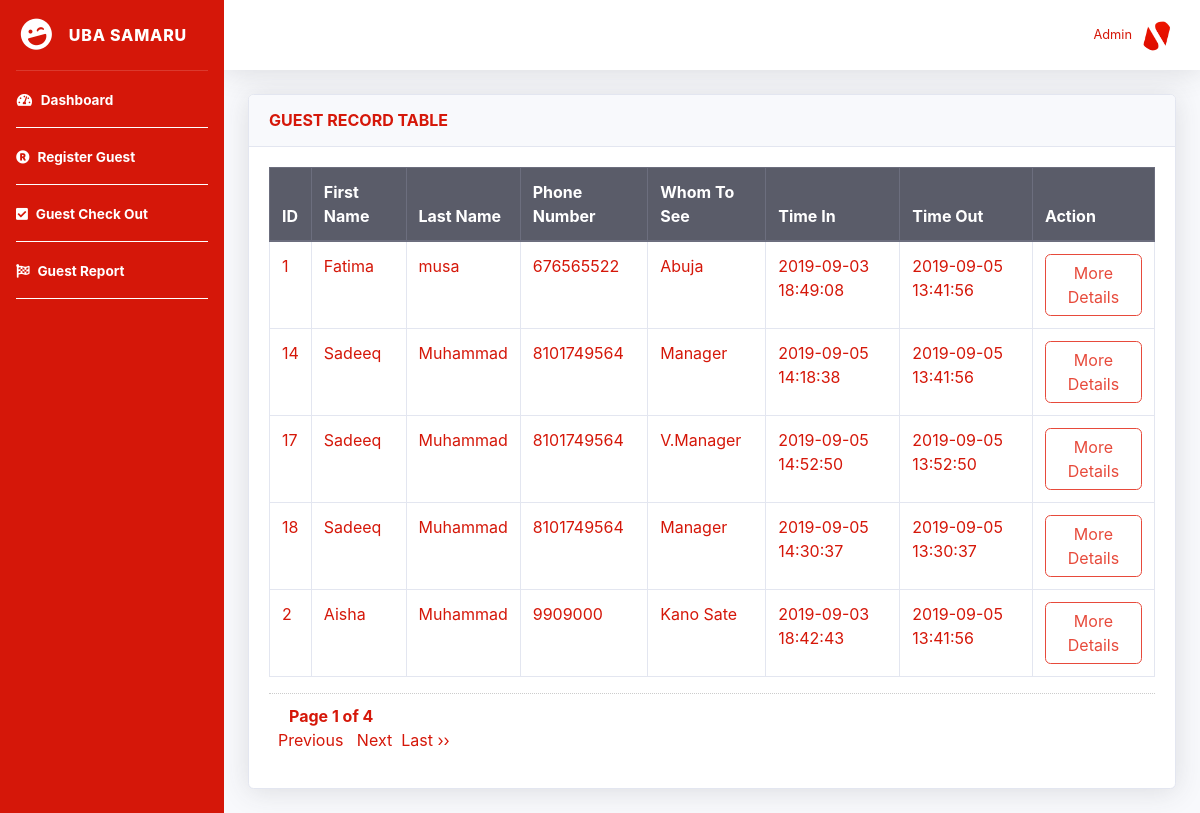
The app's page /report.php with its own data.
### tables this page shows
CREATE TABLE `guest_record` (
  `id` varchar(1000) NOT NULL,
  `firstName` text NOT NULL,
  `lastName` text NOT NULL,
  `phoneNumber` varchar(100) NOT NULL,
  `whomtosee` varchar(1000) NOT NULL,
  `address` varchar(200) NOT NULL,
  `purpose` varchar(2000) NOT NULL,
  `time_in` varchar(100) NOT NULL,
  `time_out` timestamp NULL DEFAULT NULL
);

### report.php (the view, shortened to what this page needs)
<?php
require 'connect.inc.php';
if (isset($_GET['page_no']) && $_GET['page_no']!="") {
  $page_no = $_GET['page_no'];
  } else {
      $page_no = 1;
      }
      $total_records_per_page = 5;
$offset = ($page_no-1) * $total_records_per_page;
$previous_page = $page_no - 1;
$next_page = $page_no + 1;
$result_count = mysqli_query(
  $db,
  "SELECT COUNT(*) As total_records FROM `guest_record`"
  );
  $total_records = mysqli_fetch_array($result_count);
  $total_records = $total_records['total_records'];
  $total_no_of_pages = ceil($total_records / $total_records_per_page);
  $result = mysqli_query(
    $db,
    "SELECT * FROM `guest_record` LIMIT $offset, $total_records_per_page"
    );
?>
<!DOCTYPE html>
<html lang="en">
<head>
  <link href="vendor/fontawesome-free/css/all.min.css" rel="stylesheet" type="text/css">
  <link href="css/sb-admin-2.min.css" rel="stylesheet">
</head>
<body id="page-top">
  <div id="wrapper">
    <ul class="navbar-nav sidebar sidebar-dark accordion" id="accordionSidebar"  style="background-color:#d51709;">
      <a class="sidebar-brand d-flex align-items-center justify-content-center" href="index.php">
        <div class="sidebar-brand-icon rotate-n-15">
          <i class="fas fa-laugh-wink"></i>
        </div>
        <div class="sidebar-brand-text mx-3">UBA SAMARU</div>
      </a>
      <hr class="sidebar-divider my-0">
      <li class="nav-item active">
        <a class="nav-link" href="index.php">
          <i class="fas fa-fw fa-tachometer-alt"></i>
          <span>Dashboard</span></a>
      </li>
      <hr class="sidebar-divider my-0" style="background-color:white;">
      <li class="nav-item active">
        <a class="nav-link" href="register.php">
          <i class="fas fa-registered"></i>
          <span>Register Guest</span></a>
      </li>
      <hr class="sidebar-divider my-0" style="background-color:white;">
      <li class="nav-item active">
        <a class="nav-link" href="checkout.php">
          <i class="fas fa-check-square"></i>
          <span>Guest Check Out</span></a>
      </li>
      <hr class="sidebar-divider my-0" style="background-color:white;">
      <li class="nav-item active">
        <a class="nav-link" href="report.php">
          <i class="fas fa-flag-checkered"></i>
          <span>Guest Report</span></a>
      </li>
      <hr class="sidebar-divider my-0" style="background-color:white;">
    </ul>
    <div id="content-wrapper" class="d-flex flex-column">
      <div id="content">
        <nav class="navbar navbar-expand navbar-light bg-white topbar mb-4 static-top shadow">
          <ul class="navbar-nav ml-auto">
            <li class="nav-item dropdown no-arrow">
              <a class="nav-link dropdown-toggle" href="#" id="userDropdown" role="button" data-toggle="dropdown" aria-haspopup="true" aria-expanded="false">
                <span class="mr-2 d-none d-lg-inline small" style="color:#d51709;">Admin</span>
                <img class="img-profile rounded-circle" src="image/ub.png">
              </a>
            </li>
          </ul>
        </nav>
        <div class="container-fluid">
          <div class="card shadow mb-4">
            <div class="card-header py-3">
              <h6 class="m-0 font-weight-bold " style="color:#d51709;">GUEST RECORD TABLE</h6>
            </div>
            <div class="card-body">
              <div class="table-responsive">
                <table class="table table-bordered table-hover" id="dataTable" width="100%" cellspacing="0" style="color:#d51709;" >
                  <thead class="thead-dark">
                    <tr>
                      <th>ID</th>
                      <th>First Name</th>
                      <th>Last Name</th>
                      <th>Phone Number</th>
                      <th>Whom To See</th>
                      <th>Time In</th>
                      <th>Time Out</th>
                      <th>Action</th>
                    </tr>
                  </thead>
                  <tbody>
                  <?php
                    while($row = mysqli_fetch_array($result)){
                    ?>
                    <tr>
                    <td><?php echo ($row["id"]); ?></td>
                    <td><?php echo ($row["firstName"]); ?></td>
                    <td><?php echo ($row["lastName"]); ?></td>
                    <td><?php echo ($row["phoneNumber"]); ?></td>
                    <td><?php echo ($row["whomtosee"]); ?></td>
                    <td><?php echo ($row["time_in"]); ?></td>
                    <td><?php echo ($row["time_out"]); ?></td>
                    <td><a href="more_details.php?id=<?php echo ($row["id"]); ?>"><button type="button" class="btn btn-outline-danger">More Details</button></a></td>
                    </tr>
                    <?php } ?>
                    </tbody>
                </table>
              </div>
              <div style='padding: 10px 20px 0px; border-top: dotted 1px #CCC;color:#d51709;'>
              <strong>Page <?php echo $page_no." of ".$total_no_of_pages; ?></strong>
              </div>
              <ul class="pagination" style="color:#d51709;">
              <li <?php if($page_no <= 1){ echo "class='disabled'"; } ?>>&nbsp;
              <a style="color:#d51709;" <?php if($page_no > 1){
              echo "href='?page_no=$previous_page'";
              } ?>>Previous</a>
              </li>
              <li <?php if($page_no >= $total_no_of_pages){
              echo "class='disabled'";
              } ?>>&nbsp;
              <a style="color:#d51709;"<?php if($page_no < $total_no_of_pages) {
              echo "href='?page_no=$next_page'";
              } ?> &nbsp;>Next</a>&nbsp;
              </li>&nbsp;
              <?php if($page_no < $total_no_of_pages){
              echo "<li><a style='color:#d51709;' href='?page_no=$total_no_of_pages'>Last &rsaquo;&rsaquo;</a></li>";
              } ?>
              </ul>
            </div>
          </div>
</body>
</html>

### records on screen
guest_record: id "1", firstName "Fatima", lastName "musa", phoneNumber "676565522", whomtosee "Abuja", time_in "2019-09-03 18:49:08", time_out "2019-09-05 13:41:56"
guest_record: id "14", firstName "Sadeeq", lastName "Muhammad", phoneNumber "8101749564", whomtosee "Manager", time_in "2019-09-05 14:18:38", time_out "2019-09-05 13:41:56"
guest_record: id "17", firstName "Sadeeq", lastName "Muhammad", phoneNumber "8101749564", whomtosee "V.Manager", time_in "2019-09-05 14:52:50", time_out "2019-09-05 13:52:50"
guest_record: id "18", firstName "Sadeeq", lastName "Muhammad", phoneNumber "8101749564", whomtosee "Manager", time_in "2019-09-05 14:30:37", time_out "2019-09-05 13:30:37"
guest_record: id "2", firstName "Aisha", lastName "Muhammad", phoneNumber "9909000", whomtosee "Kano Sate", time_in "2019-09-03 18:42:43", time_out "2019-09-05 13:41:56"

### other values on screen
$page_no "1"
$total_no_of_pages "4"
